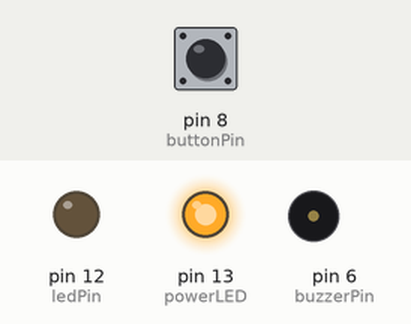
The sketch below on a simulated Arduino Uno, built with avr-gcc and run on an emulated ATmega328P. Shown: output pins drawn as LEDs (lit = HIGH), buzzer (waves = sounding). Dashed ring = blinking. The test bench sets the inputs (shaded band); at power-on: pin 8 (buttonPin) LOW.

Above: at 1.2 s.
1.3 s: pin 8 (buttonPin) pulled HIGH for 0.15 s
At 1.42 s:
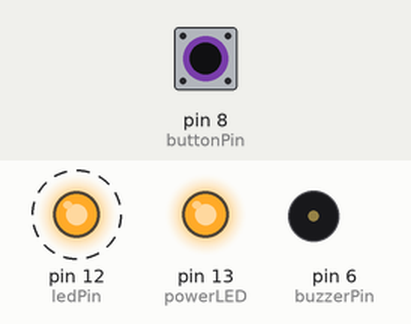
At 6.7 s:
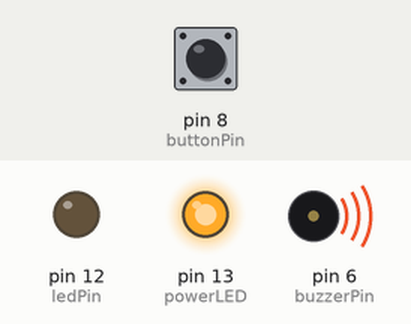
Timing chart, 0 to 11.2 s (numbered marks = the images above; inputs shaded):
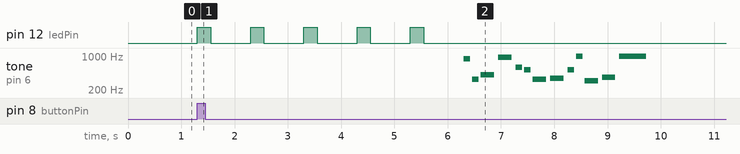

Measured:
- after the input at 1.3 s, pin 12 (ledPin): alternates HIGH for 0.25 s and LOW for 0.75 s, 10 changes in all, then stays LOW, starting at once; tone on pin 6 (buzzerPin): plays 880 Hz for 0.13 s, 330 Hz for 0.13 s, 415 Hz for 0.25 s, 932 Hz for 0.25 s, 587 Hz for 0.13 s, 523 Hz for 0.13 s … (13 notes in this stretch), starting after 5.0 s

The sketch:

sketch_30sTimer.ino
```cpp
/*
sketch_30sTimer.ino

Thirty second timer with audio alarm

When the button is pressed, the program flashes a LED on the second for 30s
then sounds a buzzer and resets.

W.Walters
2014-03-18
*/

#include "pitches.h"

int buttonState = 0; // variable for reading the button state
int lastButtonState = 0;
int onTime = 250;
int offTime = 1000 - onTime;
int t = 0 ;
int maxTime = 5 ;          // in seconds
const int buttonPin = 8;
const int ledPin = 12;
const int buzzerPin = 6;
const int powerLED = 13;

void playTune(void);

void setup()
{
    pinMode(12, OUTPUT);    // LED output
    pinMode(6, OUTPUT);     // Buzzer output
    pinMode(8, INPUT);      // Switch input
    pinMode(13, OUTPUT);    // Power LED

    digitalWrite(powerLED, HIGH);
}

void loop()
{
    // Read the pushbutton for an input
    buttonState = digitalRead(buttonPin);

    // Compare the button state to its previous
    if (buttonState != lastButtonState)
    {   // if the state has changed start the timer
        if (buttonState == HIGH)
        {
            // if the current state is HIGH then the button went from
            // off to on
            while (t < maxTime)
            {
                digitalWrite(ledPin, HIGH);
                delay(onTime);
                digitalWrite(ledPin, LOW);
                delay(offTime);
                t++;
            }
            // play a tone
//            tone(buzzerPin, 262, 500);
//            delay(200);
//            noTone(buzzerPin);

            // play the melody in the function
            playTune();
            // reset the timer value
            t = 0;
        }
        // save the current state as the last state
        // for next time through the loop
        lastButtonState = buttonState;
    }
}

void playTune()
{
    // notes in the tune
    int melody[] =
    {
        NOTE_A5, NOTE_E4, NOTE_GS4, NOTE_AS5, NOTE_D5, NOTE_C5, NOTE_E4, NOTE_F4, NOTE_C5, NOTE_B5, NOTE_DS4, NOTE_FS4, NOTE_B5
    };
    // note durations: 4 = quarter, 8 = eighth etc.
    int noteDurations[] =
    {
        8, 8, 4, 4, 8, 8, 4, 4, 8, 8, 4, 4, 2
    };

    for (int thisNote = 0; thisNote < 13; thisNote++)
    {

        // to calculate the note duration, take one second
        // divided by the note type.
        // eg quarter note = 1000 / 4 etc
        int noteDuration = 1000/noteDurations[thisNote];
        tone(buzzerPin, melody[thisNote], noteDuration);

        // to distinguish the notes, set a minimum time between them.
        // the note's duration + 30% seems to work well
        int pauseBetweenNotes = noteDuration * 1.3;
        delay(pauseBetweenNotes);

        // stop the tone playing
        noTone(buzzerPin);
    }
}
```

pitches.h
```cpp
/*
Pitches.h
Translates musical notes into pitches
*/

#define NOTE_B0  31
#define NOTE_C1  33
#define NOTE_CS1 35
#define NOTE_D1  37
#define NOTE_DS1 39
#define NOTE_E1  41
#define NOTE_F1  44
#define NOTE_FS1 46
#define NOTE_G1  49
#define NOTE_GS1 52
#define NOTE_A1  55
#define NOTE_AS1 58
#define NOTE_B1  62
#define NOTE_C2  65
#define NOTE_CS2 69
#define NOTE_D2  73
#define NOTE_DS2 78
#define NOTE_E2  82
#define NOTE_F2  87
#define NOTE_FS2 93
#define NOTE_G2  98
#define NOTE_GS2 104
#define NOTE_A2  110
#define NOTE_AS2 117
#define NOTE_B2  123
#define NOTE_C3  131
#define NOTE_CS3 139
#define NOTE_D3  147
#define NOTE_DS3 156
#define NOTE_E3  165
#define NOTE_F3  175
#define NOTE_FS3 185
#define NOTE_G3  196
#define NOTE_GS3 208
#define NOTE_A3  220
#define NOTE_AS3 233
#define NOTE_B3  247
#define NOTE_C4  262
#define NOTE_CS4 277
#define NOTE_D4  294
#define NOTE_DS4 311
#define NOTE_E4  330
#define NOTE_F4  349
#define NOTE_FS4 370
#define NOTE_G4  392
#define NOTE_GS4 415
#define NOTE_A4  440
#define NOTE_AS4 466
#define NOTE_B4  494
#define NOTE_C5  523
#define NOTE_CS5 554
#define NOTE_D5  587
#define NOTE_DS5 622
#define NOTE_E5  659
#define NOTE_F5  698
#define NOTE_FS5 740
#define NOTE_G5  784
#define NOTE_GS5 831
#define NOTE_A5  880
#define NOTE_AS5 932
#define NOTE_B5  988
#define NOTE_C6  1047
#define NOTE_CS6 1109
#define NOTE_D6  1175
#define NOTE_DS6 1245
#define NOTE_E6  1319
#define NOTE_F6  1397
#define NOTE_FS6 1480
#define NOTE_G6  1568
#define NOTE_GS6 1661
#define NOTE_A6  1760
#define NOTE_AS6 1865
#define NOTE_B6  1976
#define NOTE_C7  2093
#define NOTE_CS7 2217
#define NOTE_D7  2349
#define NOTE_DS7 2489
#define NOTE_E7  2637
#define NOTE_F7  2794
#define NOTE_FS7 2960
#define NOTE_G7  3136
#define NOTE_GS7 3322
#define NOTE_A7  3520
#define NOTE_AS7 3729
#define NOTE_B7  3951
#define NOTE_C8  4186
#define NOTE_CS8 4435
#define NOTE_D8  4699
#define NOTE_DS8 4978
```
